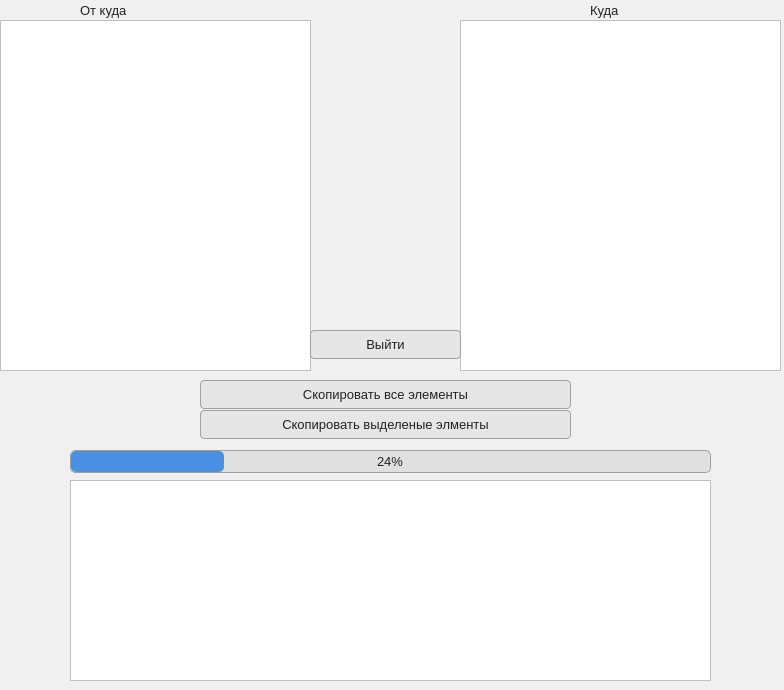
<?xml version="1.0" encoding="UTF-8"?>
<ui version="4.0">
 <class>BackUp</class>
 <widget class="QWidget" name="BackUp">
  <property name="geometry">
   <rect>
    <x>0</x>
    <y>0</y>
    <width>784</width>
    <height>690</height>
   </rect>
  </property>
  <property name="windowTitle">
   <string>Form</string>
  </property>
  <property name="styleSheet">
   <string notr="true">/* ------------------- Общий фон ------------------- */
QWidget {
    background-color: #f0f0f0;  /* нейтральный светлый фон */
    font-family: &quot;Segoe UI&quot;, &quot;Tahoma&quot;, sans-serif;
    font-size: 10pt;
    color: #222222;
}

/* ------------------- Кнопки ------------------- */
QPushButton {
    background-color: #e6e6e6;
    border: 1px solid #a0a0a0;
    padding: 5px 12px;
    border-radius: 4px;
}

QPushButton:hover {
    background-color: #d0d0d0;
}

QPushButton:pressed {
    background-color: #b8b8b8;
}

/* ------------------- QTextEdit ------------------- */
QTextEdit {
    background-color: #ffffff;
    border: 1px solid #c0c0c0;
    padding: 4px;
    selection-background-color: #4a90e2;
    selection-color: #ffffff;
}

/* ------------------- QTableView ------------------- */
QTableView {
    background-color: #ffffff;
    alternate-background-color: #f7f7f7;
    gridline-color: #d0d0d0;
    border: 1px solid #c0c0c0;
    selection-background-color: #4a90e2;
    selection-color: #ffffff;
}

QHeaderView::section {
    background-color: #e0e0e0;
    padding: 4px;
    border: 1px solid #c0c0c0;
    font-weight: bold;
}

/* ------------------- QListView ------------------- */
QListView {
    background-color: #ffffff;
    alternate-background-color: #f7f7f7;
    border: 1px solid #c0c0c0;
    padding: 2px;
    outline: 0;
    selection-background-color: #4a90e2;
    selection-color: #ffffff;
    show-decoration-selected: 1;
}

QListView::item {
    padding: 4px 6px;
    margin: 1px;
    border-radius: 4px;
}

QListView::item:hover {
    background-color: #e0e0e0;
}

QListView::item:selected {
    background-color: #4a90e2;
    color: #ffffff;
}

/* ------------------- QProgressBar ------------------- */
QProgressBar {
    border: 1px solid #a0a0a0;
    border-radius: 5px;
    text-align: center;
    background-color: #e0e0e0;
}

QProgressBar::chunk {
    background-color: #4a90e2;
    border-radius: 5px;
}

/* ------------------- Скроллбары ------------------- */
QScrollBar:vertical {
    border: 1px solid #c0c0c0;
    background: #f0f0f0;
    width: 12px;
}

QScrollBar::handle:vertical {
    background: #c0c0c0;
    min-height: 20px;
    border-radius: 5px;
}

QScrollBar::handle:vertical:hover {
    background: #a0a0a0;
}

QScrollBar::add-line:vertical,
QScrollBar::sub-line:vertical {
    height: 0px;
}

QScrollBar:horizontal {
    border: 1px solid #c0c0c0;
    background: #f0f0f0;
    height: 12px;
}

QScrollBar::handle:horizontal {
    background: #c0c0c0;
    min-width: 20px;
    border-radius: 5px;
}

QScrollBar::handle:horizontal:hover {
    background: #a0a0a0;
}

QScrollBar::add-line:horizontal,
QScrollBar::sub-line:horizontal {
    width: 0px;
}
</string>
  </property>
  <widget class="QPushButton" name="bntBckUp">
   <property name="geometry">
    <rect>
     <x>200</x>
     <y>380</y>
     <width>371</width>
     <height>29</height>
    </rect>
   </property>
   <property name="text">
    <string>Скопировать все элементы</string>
   </property>
  </widget>
  <widget class="QListView" name="sourceB">
   <property name="geometry">
    <rect>
     <x>0</x>
     <y>20</y>
     <width>311</width>
     <height>351</height>
    </rect>
   </property>
  </widget>
  <widget class="QListView" name="BackUpB">
   <property name="geometry">
    <rect>
     <x>460</x>
     <y>20</y>
     <width>321</width>
     <height>351</height>
    </rect>
   </property>
  </widget>
  <widget class="QTextEdit" name="textEdit">
   <property name="geometry">
    <rect>
     <x>70</x>
     <y>480</y>
     <width>641</width>
     <height>201</height>
    </rect>
   </property>
  </widget>
  <widget class="QProgressBar" name="progressBar">
   <property name="geometry">
    <rect>
     <x>70</x>
     <y>450</y>
     <width>641</width>
     <height>23</height>
    </rect>
   </property>
   <property name="value">
    <number>24</number>
   </property>
  </widget>
  <widget class="QLabel" name="label">
   <property name="geometry">
    <rect>
     <x>80</x>
     <y>0</y>
     <width>81</width>
     <height>20</height>
    </rect>
   </property>
   <property name="text">
    <string>От куда</string>
   </property>
  </widget>
  <widget class="QLabel" name="label_2">
   <property name="geometry">
    <rect>
     <x>590</x>
     <y>0</y>
     <width>63</width>
     <height>20</height>
    </rect>
   </property>
   <property name="text">
    <string>Куда</string>
   </property>
  </widget>
  <widget class="QPushButton" name="btnQuit">
   <property name="geometry">
    <rect>
     <x>310</x>
     <y>330</y>
     <width>151</width>
     <height>29</height>
    </rect>
   </property>
   <property name="text">
    <string>Выйти</string>
   </property>
  </widget>
  <widget class="QPushButton" name="btnSelectElement">
   <property name="geometry">
    <rect>
     <x>200</x>
     <y>410</y>
     <width>371</width>
     <height>29</height>
    </rect>
   </property>
   <property name="text">
    <string>Скопировать выделеные элменты</string>
   </property>
  </widget>
 </widget>
 <resources/>
 <connections/>
</ui>
